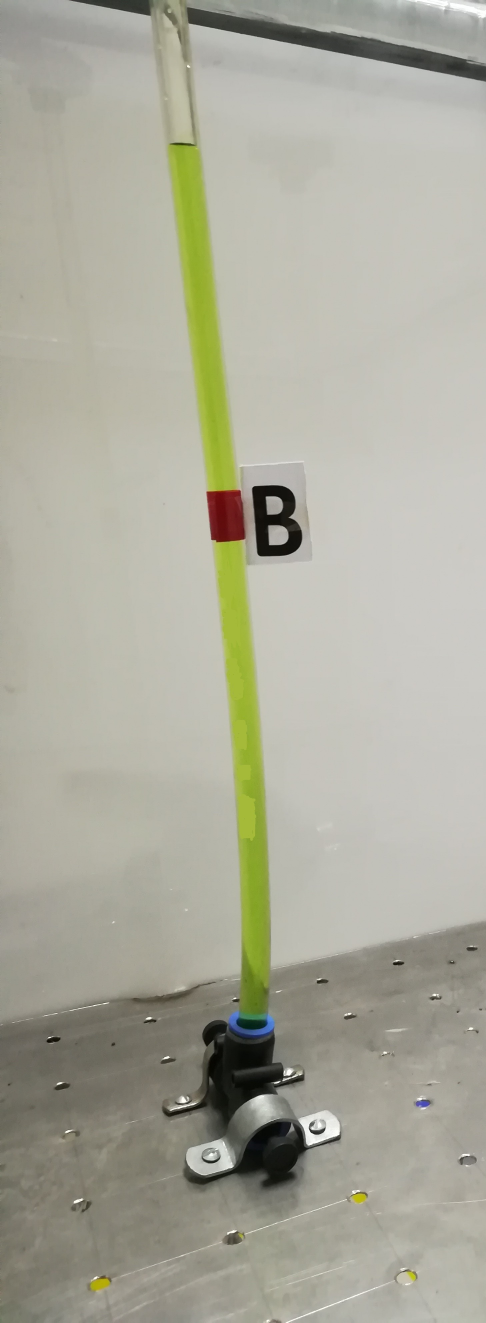
%> input picture btest.jpg, 1458 x 3967 px (shown at 1/3 size)
$ octave --eval "result = ColourSeparation(imread('btest.jpg'));"   (GNU Octave 9; MATLAB toolbox functions it lacks are replaced by stand-ins)
%> lines starting %> are read from the running program, lines starting %| are printed output that depends on the picture; in (x1, y1, x2, y2) boxes, pixels count from 0 and x2, y2 are one past the last pixel; in counts of white or black regions, pixels touching at a corner belong together; the program's own positions count from 1
### RedBoxDetector.m
function redbox = RedBoxDetector(image)
% im1 = imread(imAdd);
% image = imresize(image, 0.25);
[h, v, l] = size(image);
%> h = 3967; v = 1458; l = 3
% imtool(im1small);
im1=image;
% [11 lines of commented-out code are left out]
redmask = im1(:,:,1);
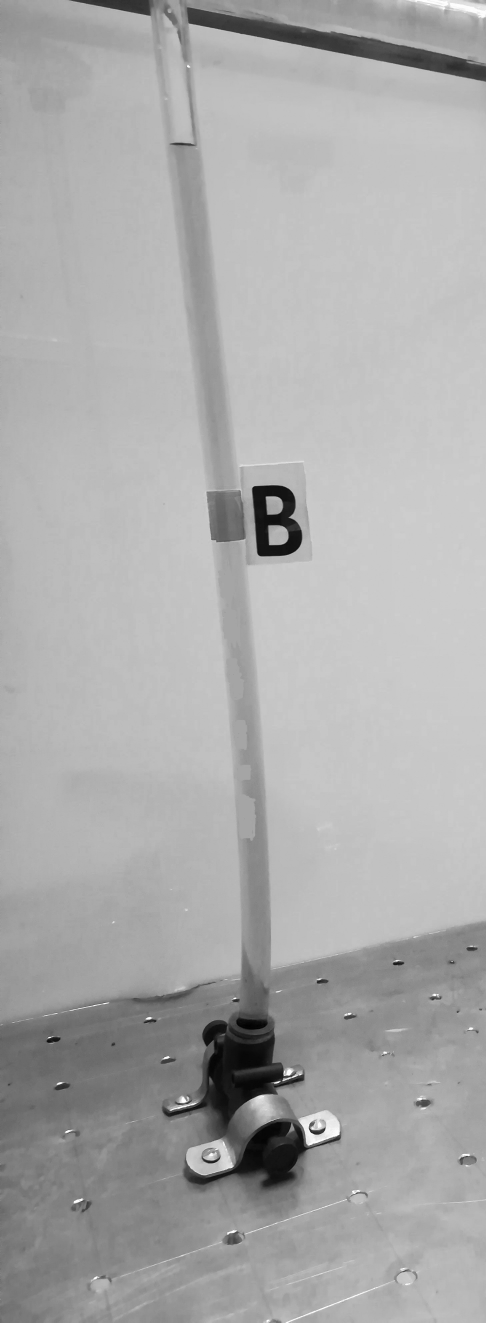
%> redmask: size 3967x1458 uint8 (shown at 1/3 size); min 0, max 255, mean 171.2
greyscale = rgb2gray(im1);
finalim = imsubtract(redmask, greyscale);
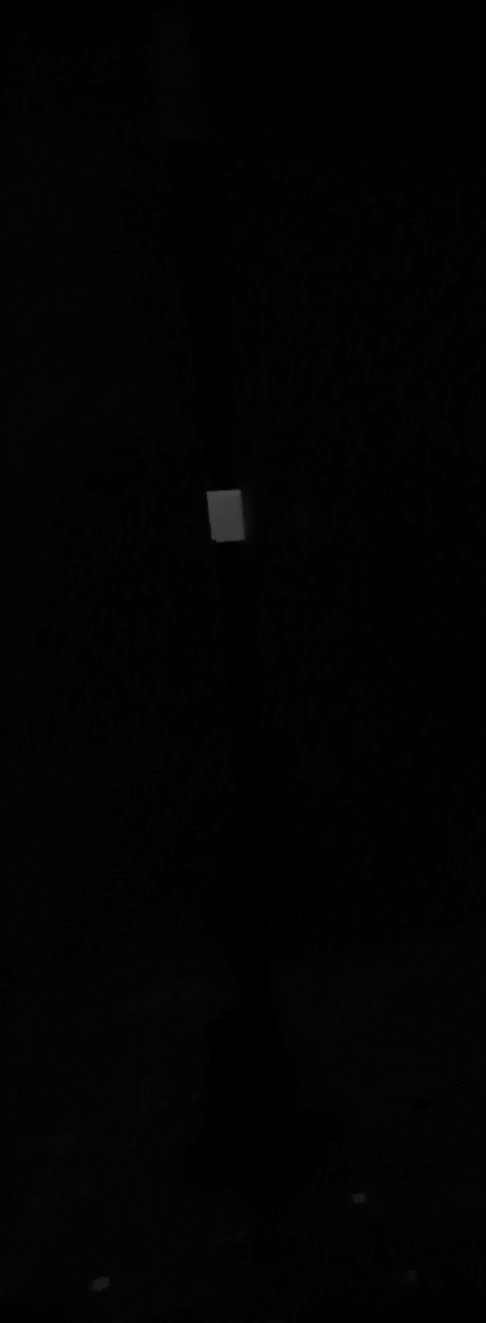
%> finalim: size 3967x1458 uint8 (shown at 1/3 size); min 0, max 73, mean 2.3
finalim = im2bw(finalim, 0.18);
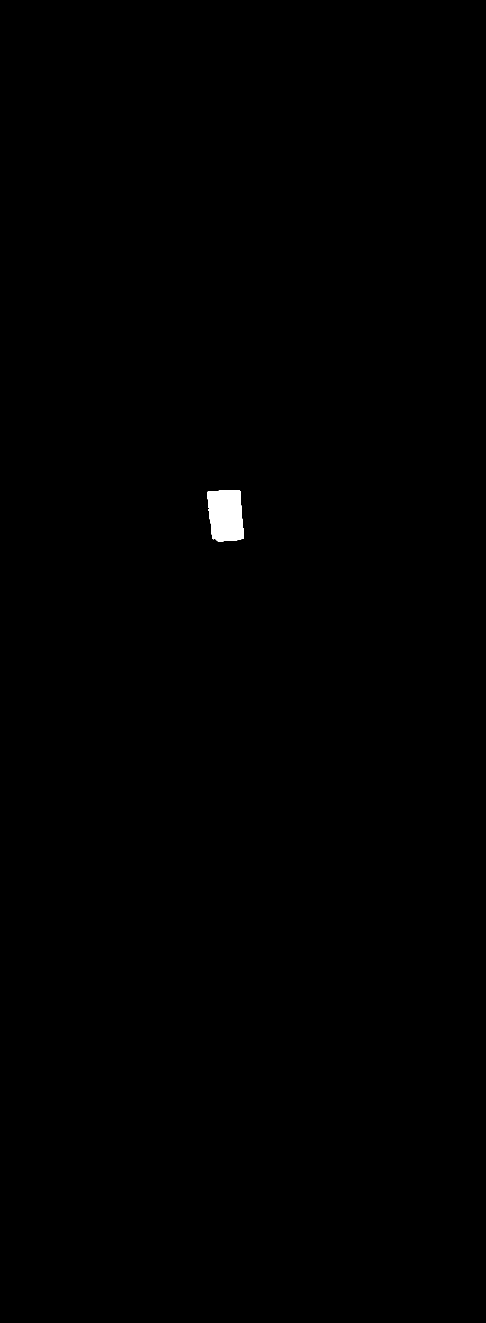
%> finalim: size 3967x1458 logical (shown at 1/3 size); 0.25% white; 1 white region
imGA = finalim;
imGBW = im2bw(imGA);
% figure;
% imshow(imGBW);
imGBW = bwareaopen(imGBW, 50);
imGBW = imfill(imGBW, 'holes');
figure;
imshow(imGA);
redbox = regionprops(imGBW, 'BoundingBox');
%> redbox = 1 region; box (x1, y1, x2, y2): (621, 1470, 732, 1624)

### ColourSeparation.m
function [factorOfConv, baseTape] = ColourSeparation(image)
redbox = RedBoxDetector(image);
% [5 lines of commented-out code are left out]
hInPixels = redbox(1).BoundingBox(4);
%> hInPixels = 154
baseTape = redbox(1).BoundingBox(2) + redbox(1).BoundingBox(4);
%> baseTape = 1624.5
factorOfConv = 42/hInPixels;
%> factorOfConv = 0.273

$ run again, on detectD.jpg
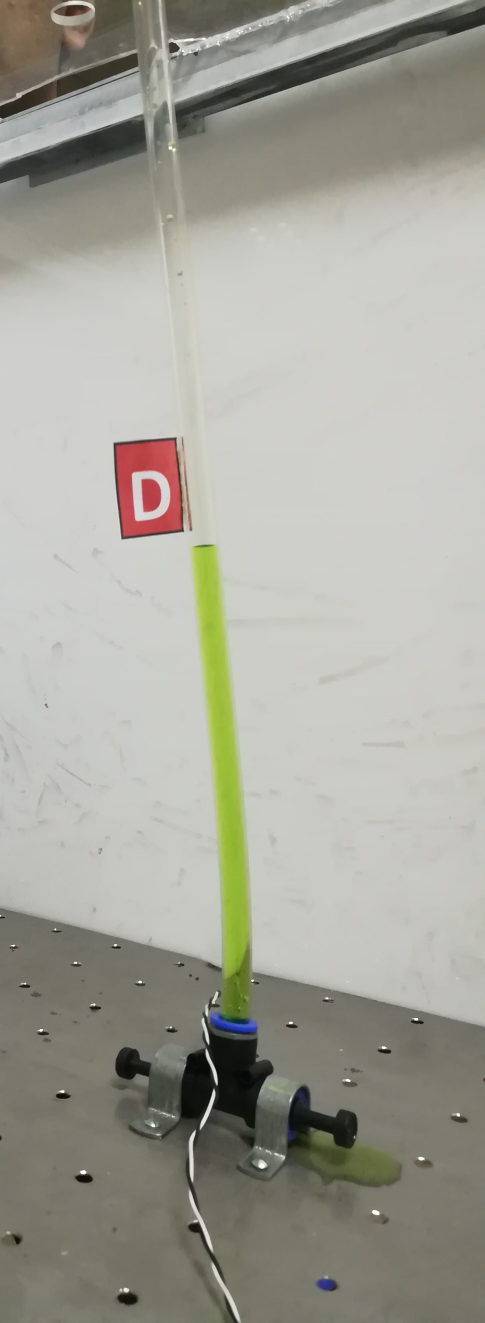
%> input picture detectD.jpg, 1455 x 3968 px (shown at 1/3 size)
%> in RedBoxDetector, `finalim = im2bw(finalim, 0.18);`:
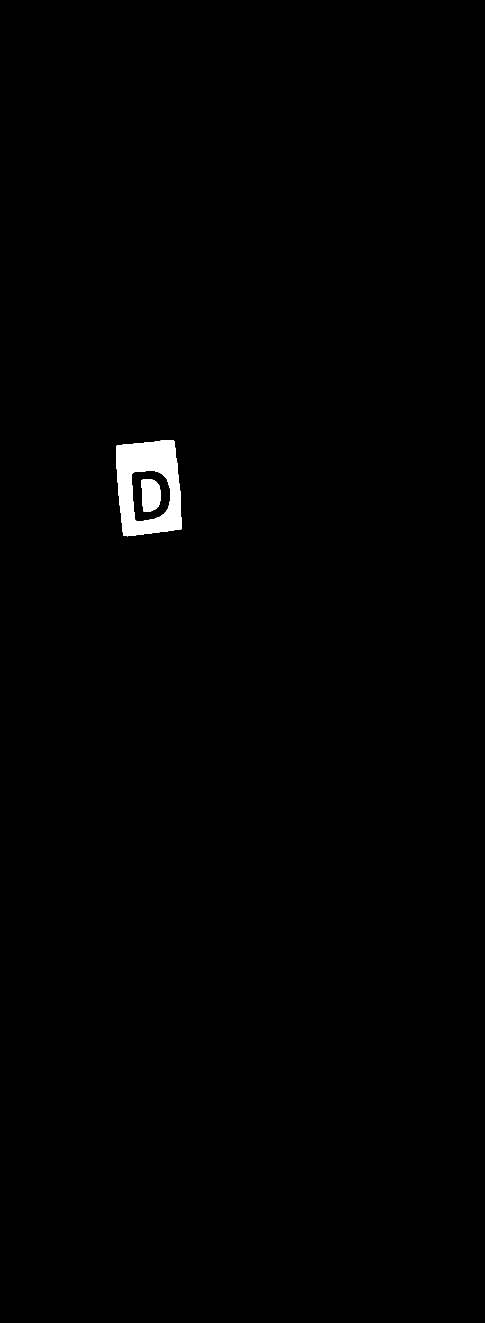
%> finalim: size 3968x1455 logical (shown at 1/3 size); 0.68% white; 2 white regions, box (x1, y1, x2, y2) and area: (348, 1321, 545, 1609) 34459, (424, 1437, 482, 1535) 4743
%> in RedBoxDetector, `imGBW = imfill(imGBW, 'holes');`:
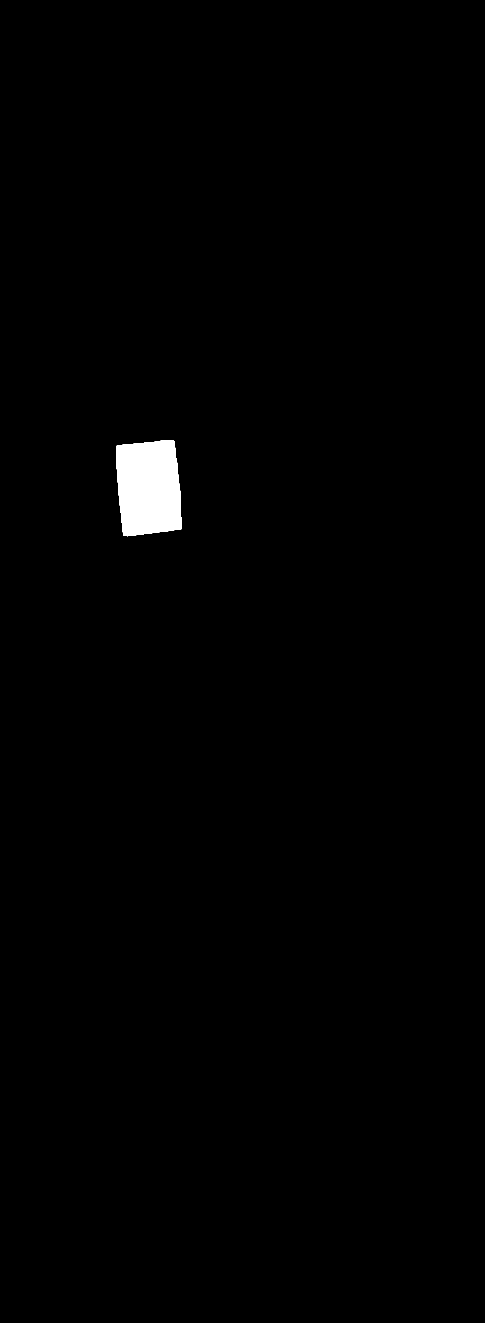
%> imGBW: size 3968x1455 logical (shown at 1/3 size); 0.85% white; 1 white region
%> in RedBoxDetector, `redbox = regionprops(imGBW, 'BoundingBox');`: redbox = 1 region; box (x1, y1, x2, y2): (348, 1321, 545, 1609)
%> hInPixels = 288
%> baseTape = 1609.5
%> factorOfConv = 0.146
